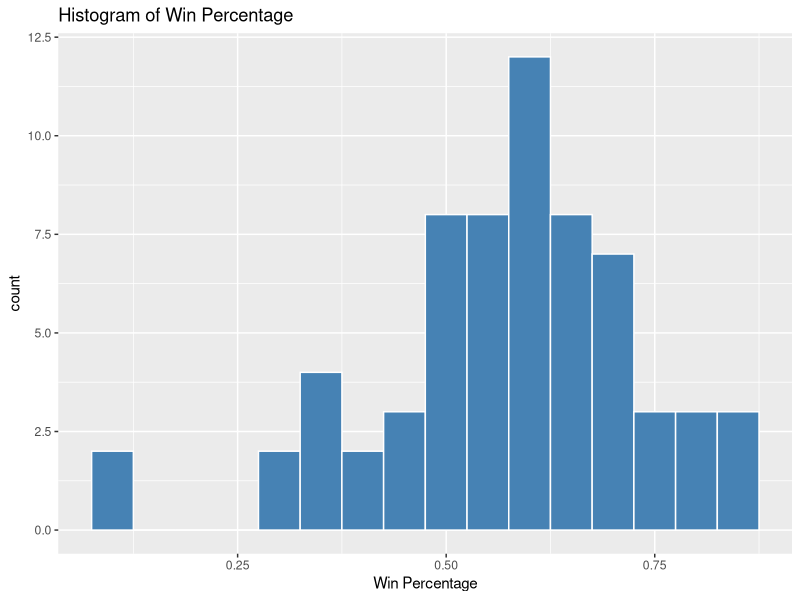
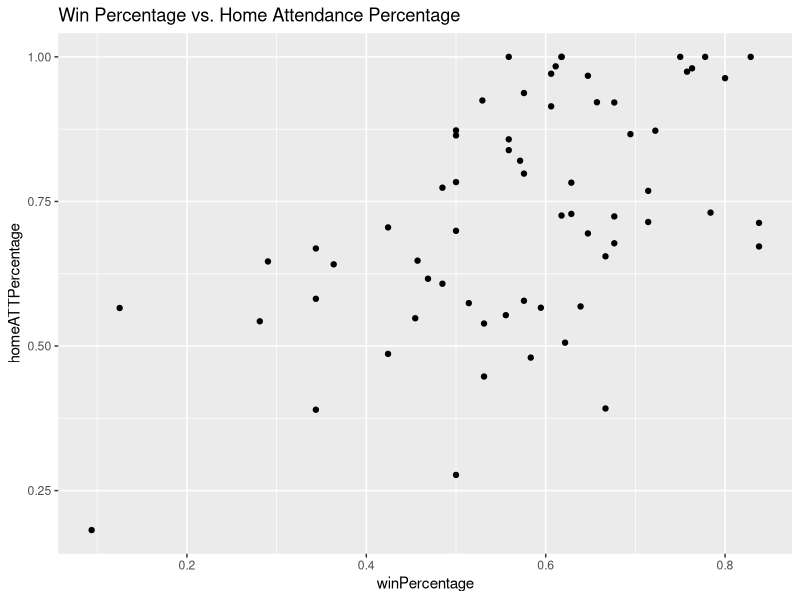
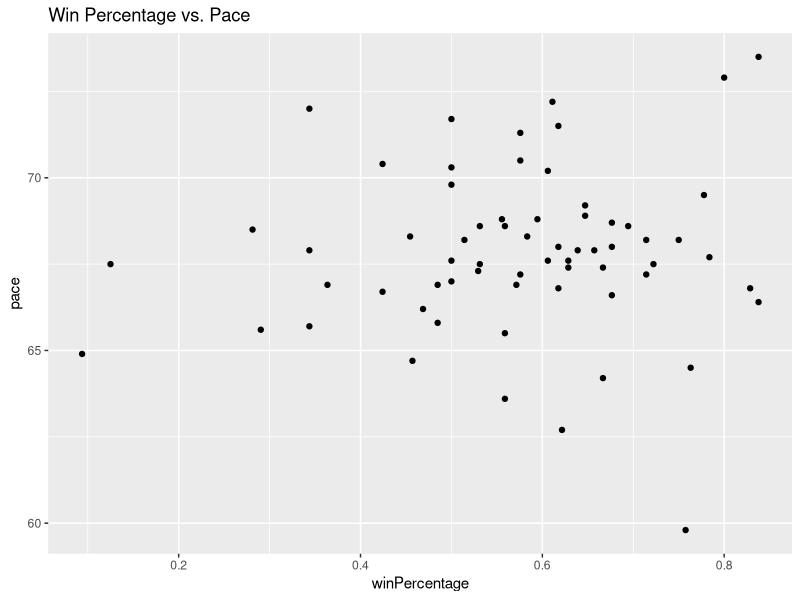
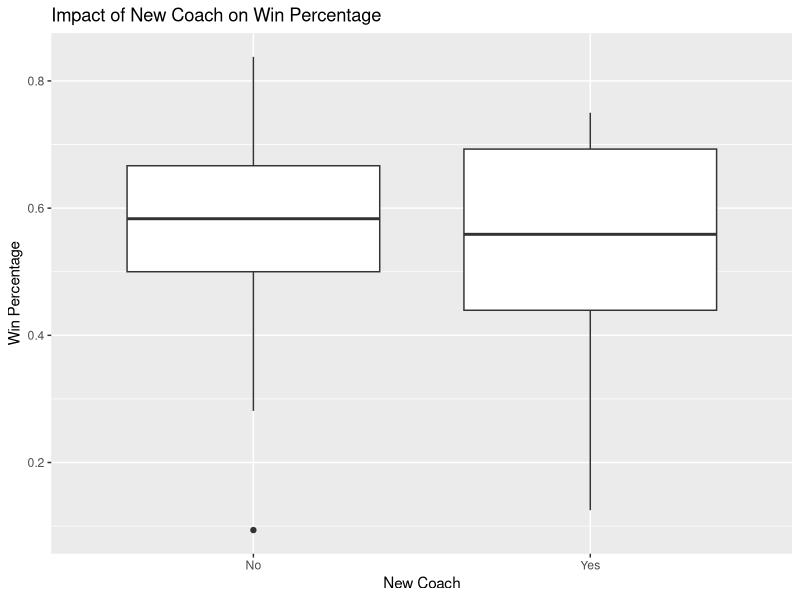

Recreate these plots in R, in order.
## ---- chunk 1
knitr::opts_chunk$set(echo = TRUE, highlight=FALSE, comment=NA, warnings=FALSE,message=FALSE)
## ---- chunk 2
bballData<-read.csv("STAT3080Project_data.csv")
library(ggplot2)
## ---- chunk 3
ggplot(bballData, aes(x = winPercentage)) +
  geom_histogram(binwidth = 0.05, fill = "steelblue", color = "white") +
  labs(title = "Histogram of Win Percentage", x = "Win Percentage")

# Scatterplots
ggplot(bballData, aes(x = winPercentage, y = homeATTPercentage)) +
  geom_point() +
  labs(title = "Win Percentage vs. Home Attendance Percentage")

ggplot(bballData, aes(x = winPercentage, y = pace)) +
  geom_point() +
  labs(title = "Win Percentage vs. Pace")


# Boxplot
ggplot(bballData, aes(x = as.factor(newCoach), y = winPercentage)) +
  geom_boxplot() +
  labs(title = "Impact of New Coach on Win Percentage",
       x = "New Coach", y = "Win Percentage")
## ---- chunk 4
## Use this chunk to compute any summary statistics that you want to use
## in your conclusions. 
## These will not print in your report
round(cor(bballData[7:24], bballData$winPercentage),3)
tapply(bballData$winPercentage, bballData$conference, summary)
tapply(bballData$winPercentage, bballData$schoolType, summary)
tapply(bballData$winPercentage, bballData$marchMadness22, summary)
tapply(bballData$winPercentage, bballData$newCoach, summary)
## ---- chunk 5
head(bballData)
